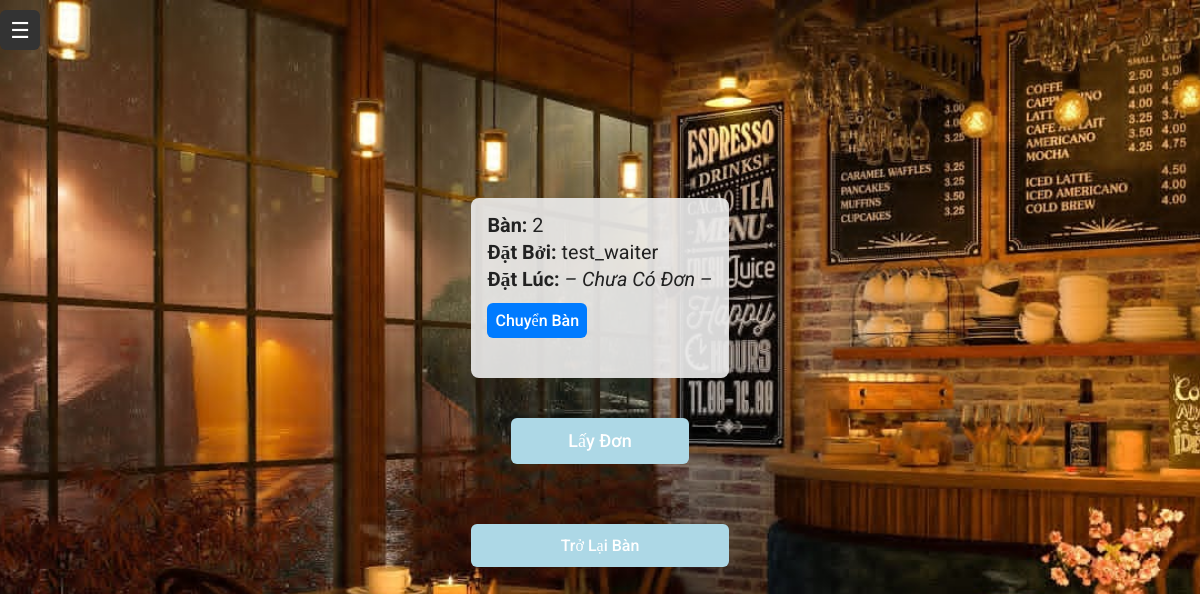
Before: /table_info_waiter.php?table_id=2 (signed in) with the older database file.
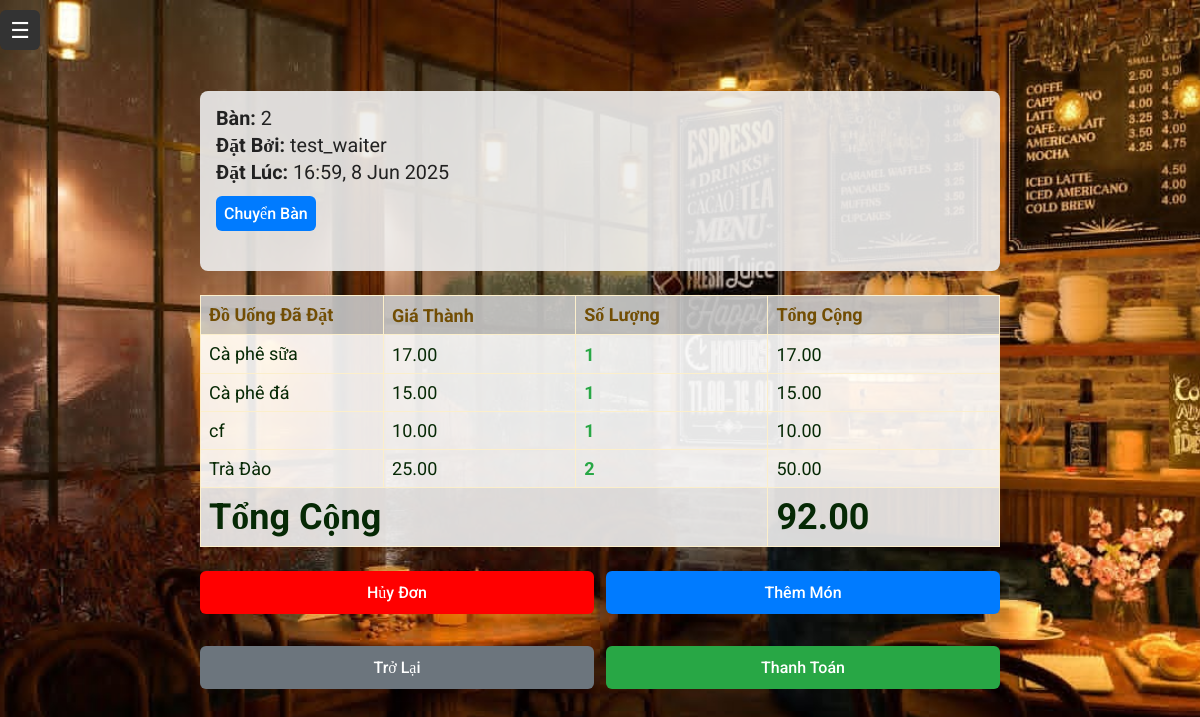
After: the same page with the newer database file.
### tables this page shows
CREATE TABLE `orders` (
  `id` int(11) NOT NULL,
  `table_id` int(11) NOT NULL,
  `status` enum('pending','served','paid','deleted') NOT NULL DEFAULT 'pending',
  `paid_amount` decimal(10,0) NOT NULL,
  `created_at` datetime NOT NULL DEFAULT current_timestamp(),
  `method` enum('cash','qr') NOT NULL DEFAULT 'cash',
  `created_by` int(10) UNSIGNED DEFAULT NULL,
  `charged_at` datetime NOT NULL DEFAULT current_timestamp(),
  `deleted` tinyint(1) NOT NULL
);

### table_info_waiter.php (the view, shortened to what this page needs)
<?php
require 'config.php';
$t = intval($_GET['table_id'] ?? 0);
$stmt = $connection->prepare("SELECT * FROM tables WHERE id = ?");
$stmt->bind_param("i", $t);
$stmt->execute();
$table = $stmt->get_result()->fetch_assoc();
$table_cat = $table['table_category'];
$orderMeta = null;
$items     = [];
if (!empty($table['current_order_id'])) {
    $oid = intval($table['current_order_id']);
    $q = $connection->prepare("SELECT created_at FROM orders WHERE id = ?");
    $q->bind_param("i", $oid);
    $q->execute();
    $orderMeta = $q->get_result()->fetch_assoc();
    $q = $connection->prepare("
      SELECT
        oi.product_id,
        oi.options,
        SUM(oi.quantity) AS quantity,
        p.name AS product_name,
        p.price
      FROM order_items oi
      JOIN products p ON p.id = oi.product_id
      WHERE oi.order_id = ?
      GROUP BY oi.product_id, oi.options
    ");
    $q->bind_param("i", $oid);
    $q->execute();
    $items = $q->get_result()->fetch_all(MYSQLI_ASSOC);
}
?>
<!DOCTYPE html>
<html lang="en">
<head>
  <link rel="stylesheet" href="style.css">
</head>
<body>
  <div id="sidebar" class="sidebar">
    <button class="toggle-btn" onclick="toggleSidebar()">☰</button>
  </div>
  <div class="main-content-list">
    <div class="order-meta">
      <div><strong>Bàn:</strong> <?= htmlspecialchars($table['table_name']) ?></div>
      <div><strong>Đặt Bởi:</strong> <?= htmlspecialchars($_SESSION['user']['username']) ?></div>
      <div><strong>Đặt Lúc:</strong>
        <?php if ($orderMeta): ?>
          <?= date('H:i, j M Y', strtotime($orderMeta['created_at'])) ?>
        <?php else: ?>
          <em>– Chưa Có Đơn –</em>
        <?php endif; ?>
      </div>
      <div class="order-meta-buttons">
        <a href="change_table.php?src=<?= $t ?>"><button>Chuyển Bàn</button></a>
      </div>
    </div>
    <?php if (!$orderMeta): ?>
      <div style="text-align:center; margin:40px;">
        <a href="waiter_ordering.php?table_id=<?= $t ?>">
          <button style="padding:12px 24px; font-size:1em;">
            Lấy Đơn
          </button>
        </a>
      </div>
      <div style="text-align:center; margin-bottom:40px;">
        <a class="back" href="table_management_waiter.php">
          <button>Trở Lại Bàn</button>
        </a>
      </div>
      <?php exit; ?>
    <?php endif; ?>
    <div class="order-list-container">
      <table class="order-list-table">
        <thead>
          <tr>
            <th>Đồ Uống Đã Đặt</th>
            <th>Giá Thành</th>
            <th>Số Lượng</th>
            <th>Tổng Cộng</th>
          </tr>
        </thead>
        <tbody>
          <?php
          $grandTotal = 0;
          foreach ($items as $it):
            $sub = $it['quantity'] * $it['price'];
            $grandTotal += $sub;
          ?>
          <tr>
            <td>
              <?= htmlspecialchars($it['product_name']) ?>
            </td>
            <td><?= number_format($it['price'],2) ?></td>
            <td class="quantity"><?= intval($it['quantity']) ?></td>
            <td><?= number_format($sub,2) ?></td>
          </tr>
          <?php endforeach; ?>
          <tr class="total-row">
            <td colspan="3"><strong style="font-size: 2em; font-weight: 9000;">Tổng Cộng</strong></td>
            <td><strong style="font-size: 2em;"><?= number_format($grandTotal,2) ?></strong></td>
          </tr>
        </tbody>
      </table>
    </div>
    <div class="action-buttons">
      <a href="table_info_waiter.php?table_id=<?= $t ?>&confirm_cancel=1">
        <button style="background: red;"class="cancel">Hủy Đơn</button>
      </a>
      <a href="waiter_ordering.php?table_id=<?= $t ?>"><button>Thêm Món</button></a>
      <a class="back" href="table_management_waiter.php?category=<?=$table_cat?>"><button>Trở Lại</button></a>
      <a class="charge" href="charge_table.php?table_id=<?= $t ?>"><button>Thanh Toán</button></a>
    </div>
  </div>
</body>
</html>

Changed rows visible on the page:
added orders: created_at "16:59, 8 Jun 2025"
Other visible differences:
$grandTotal: (not shown) → "92.00"
text no longer shown: "– Chưa Có Đơn – Lấy Đơn Trở Lại Bàn"
text now shown: "Đồ Uống Đã Đặt Giá Thành Số Lượng Tổng Cộng Tổng Cộng Hủy Đơn Thêm Món Trở Lại Thanh Toán"
new list line: "Cà phê sữa 17.00 1 17.00"
new list line: "Cà phê đá 15.00 1 15.00"
new list line: "cf 10.00 1 10.00"
new list line: "Trà Đào 25.00 2 50.00"
